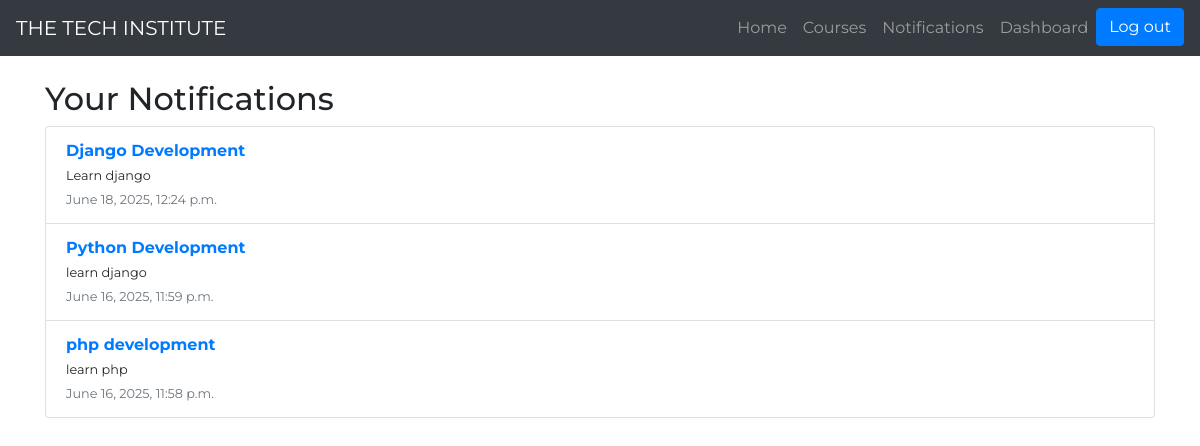
The app's page /notifications/ (signed in) with its own data.
### techinstitute/models.py (models this page shows, shortened)
class Notification(models.Model):
    user = models.ForeignKey(
        User,
        on_delete=models.CASCADE,
        null=True,
        blank=True,
        related_name='notifications'  # This line is the key fix
    )
    title = models.CharField(max_length=255)
    message = models.TextField()
    url = models.URLField(blank=True, null=True)
    is_read = models.BooleanField(default=False)
    created_at = models.DateTimeField(auto_now_add=True)
    class Meta:
        ordering = ['-created_at']

### techinstitute/views.py (the view)
# urls.py: path('notifications/', views.notifications_view, name='notifications'),
@login_required
def notifications_view(request):
    user_notifications = request.user.notifications.all().order_by('-created_at')
    user_notifications.filter(is_read=False).update(is_read=True)
    return render(request, 'techinstitute/notifications.html', {
        'user_notifications': user_notifications
    })

### techinstitute/context_processors.py (called while the page is built)
def notifications_processor(request):
    if request.user.is_authenticated:
        notifications = request.user.notifications.all().order_by('-created_at')
        unread_count = request.user.notifications.filter(is_read=False).count()
        return {
            'user_notifications': notifications,
            'notification_count': unread_count,
        }
    return {}

### techinstitute/templates/techinstitute/notifications.html
{% extends 'base.html' %}
{% block content %}
  <div class="container mt-4">
    <h2>Your Notifications</h2>
    {% if user_notifications %}
      <ul class="list-group">
        {% for note in user_notifications %}
          <li class="list-group-item {% if not note.is_read %}list-group-item-warning{% endif %}">
            <a href="{{ note.url }}"><strong>{{ note.title }}</strong></a><br>
            <small>{{ note.message }}</small><br>
            <small class="text-muted">{{ note.created_at }}</small>
          </li>
        {% endfor %}
      </ul>
    {% else %}
      <p>No notifications found.</p>
    {% endif %}
  </div>
{% endblock %}

### templates/base.html (shortened to what this page needs)
<!DOCTYPE html>
{% load static %}
<html lang="en">
<head>
    <link href="https://stackpath.bootstrapcdn.com/bootstrap/4.5.2/css/bootstrap.min.css" rel="stylesheet">
</head>
<body>
    {% include 'nav.html' %}
    {% block content %}
    {% endblock %}
</body>
</html>

### templates/nav.html (shortened to what this page needs)
{% block content %}
<nav class="navbar navbar-expand-lg navbar-dark bg-dark">
    <a class="navbar-brand" href="#">THE TECH INSTITUTE </a>
    <div class="collapse navbar-collapse" id="navbarNav">
        <ul class="navbar-nav ml-auto">
            <li class="nav-item dropdown"><a class="nav-link" href="{% url 'index' %}">Home</a></li>
            <li class="nav-item"><a class="nav-link" href="{% url 'course_list' %}">Courses</a></li>
            <li class="nav-item">
                <a class="nav-link" href="{% url 'notifications' %}">
                  Notifications
                </a>
            </li>
            {% if request.user.is_authenticated %}
                <li class="nav-item"><a class="nav-link" href="{% url 'dashboard' request.user.username %}">Dashboard</a></li>
                <form action="{% url 'logout' %}" method="post">
                    <button type="submit" class="btn btn-primary">Log out</button>
                </form>
            {% else %}
                <li class="nav-item"><a class="nav-link" href="{% url 'login' %}">Sign In</a></li>
                <li class="nav-item"><a class="nav-link" href="{% url 'register' %}">Sign Up</a></li>
            {% endif %}
        </ul>
    </div>
</nav>
{% endblock %}

### templates/base.html (style rules this page uses)
body { font-family: 'Montserrat', sans-serif; }

### records on screen
Notification: title "Django Development", message "Learn django", created_at "June 18, 2025, 12:24 p.m."
Notification: title "Python Development", message "learn django", created_at "June 16, 2025, 11:59 p.m."
Notification: title "php development", message "learn php", created_at "June 16, 2025, 11:58 p.m."
